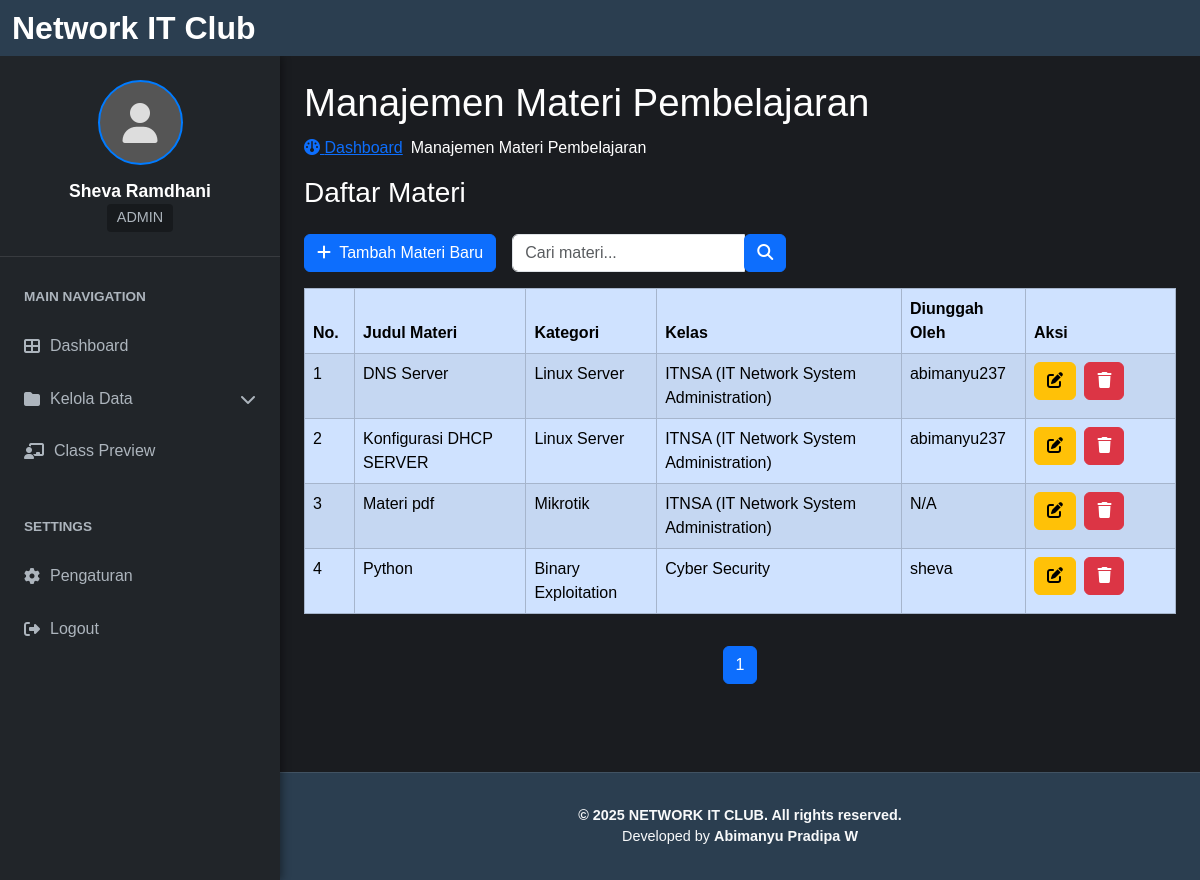
The app's page /dashboard/materi/index.php (signed in) with its own data.
### tables this page shows
CREATE TABLE `materials` (
  `id` int(11) NOT NULL,
  `class_id` int(11) NOT NULL,
  `category_id` int(11) DEFAULT NULL,
  `title` varchar(255) NOT NULL,
  `content` text DEFAULT NULL,
  `file_url` varchar(255) DEFAULT NULL,
  `material_type` enum('text','video','pdf','image','other') DEFAULT 'text',
  `uploaded_by` int(11) DEFAULT NULL,
  `uploaded_at` timestamp NOT NULL DEFAULT current_timestamp(),
  `updated_at` datetime DEFAULT current_timestamp() ON UPDATE current_timestamp()
);

CREATE TABLE `categories` (
  `id` int(11) NOT NULL,
  `name` varchar(100) NOT NULL,
  `description` text DEFAULT NULL
);

CREATE TABLE `classes` (
  `id` int(11) NOT NULL,
  `name` varchar(100) NOT NULL,
  `description` text DEFAULT NULL,
  `image_url` varchar(255) DEFAULT NULL,
  `created_by` int(11) DEFAULT NULL,
  `created_at` timestamp NOT NULL DEFAULT current_timestamp()
);

CREATE TABLE `users` (
  `id` int(11) NOT NULL,
  `username` varchar(50) NOT NULL,
  `password` varchar(255) NOT NULL,
  `email` varchar(100) NOT NULL,
  `role` enum('admin','teknisi','siswa','developer') NOT NULL,
  `full_name` varchar(100) DEFAULT NULL,
  `photo` varchar(255) DEFAULT NULL,
  `kelas` enum('X','XI','XII') DEFAULT NULL,
  `jurusan` enum('TEKNIK KOMPUTER DAN JARINGAN','TEKNIK PENGELASAN','TEKNIK PEMESINAN','TEKNK INSTALASI TENAGA LISTRIK','TEKNIK KENDARAAN RINGAN','BROADCASTING DAN PERFILEMAN','DESAIN KOMUNIKASI VISUAL','PEMASARAN') DEFAULT NULL,
  `create_at` datetime NOT NULL DEFAULT current_timestamp(),
  `session_id` varchar(255) DEFAULT NULL,
  `phone_number` varchar(50) DEFAULT NULL
);

### dashboard/materi/index.php (the view, shortened to what this page needs)
<?php
include '../dashboard_header.php';
include '../../includes/inc_koneksi.php';
$page_title = "Manajemen Materi Pembelajaran";
$limit = 10;
$page = isset($_GET['page']) && is_numeric($_GET['page']) ? $_GET['page'] : 1;
$start = ($page - 1) * $limit;
$search_query = isset($_GET['search']) ? $koneksi->real_escape_string($_GET['search']) : '';
$where_clause = '';
$sql_count = "SELECT COUNT(m.id) AS total
              FROM materials m
              LEFT JOIN categories c ON m.category_id = c.id
              LEFT JOIN classes cl ON m.class_id = cl.id
              LEFT JOIN users u ON m.uploaded_by = u.id"
              . $where_clause;
$result_count = $koneksi->query($sql_count);
$total_materials = 0;
if ($result_count) {
    $row_count = $result_count->fetch_assoc();
    $total_materials = $row_count['total'];
} else {
    $error_message = "Gagal mengambil jumlah total materi: " . $koneksi->error;
}
$total_pages = ceil($total_materials / $limit);
$sql = "SELECT m.id, m.title, SUBSTRING(m.content, 1, 150) AS content_excerpt, m.file_url, m.material_type,
               c.name AS category_name, cl.name AS class_name, u.username AS uploader_username, m.updated_at
        FROM materials m
        LEFT JOIN categories c ON m.category_id = c.id
        LEFT JOIN classes cl ON m.class_id = cl.id
        LEFT JOIN users u ON m.uploaded_by = u.id"
        . $where_clause . " ORDER BY m.updated_at DESC LIMIT $start, $limit";
$result = $koneksi->query($sql);
$materials = [];
if ($result && $result->num_rows > 0) {
    while($row = $result->fetch_assoc()) {
        $materials[] = $row;
    }
} else if ($result === false) {
    $error_message = "Gagal mengambil data materi: " . $koneksi->error;
}
?>
<div class="content-wrapper mb-5" style="min-width: 100%;">
    <section class="content-header">
        <h1><?php echo $page_title; ?></h1>
        <ol class="breadcrumb gap-2">
            <li><a href="../../index.php"><i class="fa fa-dashboard"></i> Dashboard</a></li>
            <li class="active"><?php echo $page_title; ?></li>
        </ol>
    </section>
    <section class="content">
        <div class="box">
            <div class="box-header with-border">
                <h3 class="box-title">Daftar Materi</h3>
                <div class="box-tools pull-right d-flex align-items-center">
                    <a href="add.php" class="btn btn-primary btn-l mb-3 mt-3"><i class="fa fa-plus me-1"></i> Tambah Materi Baru</a>
                    <form action="" method="GET" class="search-form me-3 m-3 h-100">
                        <div class="input-group">
                            <input type="text" name="search" class="form-control" placeholder="Cari materi..." value="<?php echo htmlspecialchars($search_query); ?>">
                            <div class="input-group-btn">
                                <button type="submit" class="btn btn-primary"><i class="fa fa-search"></i></button>
                            </div>
                        </div>
                    </form>
                </div>
            </div>
            <div class="box-body" style="overflow-x: auto; ">
                <?php if (!empty($materials)): ?>
                <div class="table-responsive">
                    <table class="table table-bordered table-striped table-primary">
                        <thead>
                            <tr>
                                <th style="width: 50px;">No.</th>
                                <th>Judul Materi</th>
                                <th>Kategori</th>
                                <th>Kelas</th>
                                <th>Diunggah Oleh</th>
                                <th style="width: 150px;">Aksi</th>
                            </tr>
                        </thead>
                        <tbody>
                            <?php $no = $start + 1; ?>
                            <?php foreach ($materials as $material): ?>
                                <tr>
                                    <td><?php echo $no++; ?></td>
                                    <td><?php echo htmlspecialchars($material['title']); ?></td>
                                    <td><?php echo htmlspecialchars($material['category_name'] ?: 'N/A'); ?></td>
                                    <td><?php echo htmlspecialchars($material['class_name'] ?: 'N/A'); ?></td>
                                    <td><?php echo htmlspecialchars($material['uploader_username'] ?: 'N/A'); ?></td>
                                    <td>
                                        <a href="edit.php?id=<?php echo $material['id']; ?>" class="btn btn-warning btn-xs me-1" title="Edit Materi"><i class="fa fa-edit"></i></a>
                                        <a href="delete.php?id=<?php echo $material['id']; ?>" class="btn btn-danger btn-xs"
                                            onclick="return confirm('Apakah Anda yakin ingin menghapus materi <?php echo htmlspecialchars($material['title']); ?>? Ini tidak dapat dibatalkan!');"
                                            title="Hapus Materi">
                                            <i class="fa fa-trash"></i>
                                        </a>
                                    </td>
                                </tr>
                            <?php endforeach; ?>
                        </tbody>
                    </table>
                </div>
                <nav aria-label="Page navigation example" class="mt-3">
                    <ul class="pagination justify-content-center">
                        <?php for ($i = 1; $i <= $total_pages; $i++): ?>
                            <li class="page-item <?php echo ($i == $page) ? 'active' : ''; ?>"><a class="page-link" href="?page=<?php echo $i; ?>&search=<?php echo htmlspecialchars($search_query); ?>"><?php echo $i; ?></a></li>
                        <?php endfor; ?>
                    </ul>
                </nav>
                <?php else: ?>
                    <div class="alert alert-info" role="alert">
                        Tidak ada materi yang ditemukan<?php echo !empty($search_query) ? " untuk pencarian " . htmlspecialchars($search_query) . "." : "."; ?>
                    </div>
                <?php endif; ?>
            </div>
        </div>
    </section>
</div>
<?php
include '../dashboard_footer.php';
?>

### css/dashboard.css (style rules this page uses)
:root { --sidebar-width: 280px; --navbar-height: 56px; --footer-height: 60px; --header-bg: #2b3e50; --sidebar-bg: #212529; --main-content-bg: #1a1c20; --text-color: #ffffff; --accent-color: #007bff; --muted-text: #adb5bd; --navbar-brand-desktop-size: 2rem; --navbar-brand-tablet-size: 1.5rem; --navbar-brand-mobile-size: 1.25rem; --profile-name-desktop-size: 1.1rem; --profile-name-tablet-size: 1rem; --profile-name-mobile-size: 0.9rem; --profile-role-desktop-size: 0.9rem; --profile-role-tablet-size: 0.8rem; --profile-role-mobile-size: 0.7rem; --sidebar-heading-desktop-size: 0.85rem; --sidebar-heading-tablet-size: 0.75rem; --sidebar-heading-mobile-size: 0.65rem; --list-item-desktop-size: 1rem; --list-item-tablet-size: 0.9rem; --list-item-mobile-size: 0.8rem; --card-icon-desktop-size: 5rem; --card-icon-mobile-size: 4.5rem; }
body { background-color: var(--main-content-bg); color: var(--text-color); font-family: "Segoe UI", Tahoma, Geneva, Verdana, sans-serif; margin: 0; min-height: 100vh; display: flex; flex-direction: column; }

### dashboard/css/class.css (style rules this page uses)
:root { --blue: #2a33bf; --white: #ffffff; --black: #000000; --bg: #121212; }
body { background-color: var(--bg); color: var(--white); font-family: Arial, sans-serif; text-decoration: none; }

### dashboard/css/material.css (style rules this page uses)
h1 { font-size: 2.4rem; margin-bottom: 10px; color: #fefefe; }

### records on screen
materials: title "DNS Server", category.name "Linux Server", class.name "ITNSA (IT Network System Administration)", uploaded_by.username "abimanyu237"
materials: title "Konfigurasi DHCP SERVER", category.name "Linux Server", class.name "ITNSA (IT Network System Administration)", uploaded_by.username "abimanyu237"
materials: title "Materi pdf", category.name "Mikrotik", class.name "ITNSA (IT Network System Administration)", uploader_username "N/A"
materials: title "Python", category.name "Binary Exploitation", class.name "Cyber Security", uploaded_by.username "sheva"

### other values on screen
$logged_in_username "Sheva Ramdhani"
$logged_in_role "ADMIN"
$text "Dashboard"
$text "Kelola Data"
$text "Class Preview"
$page_title "Manajemen Materi Pembelajaran"
